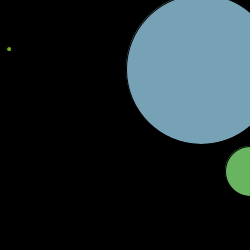
Frame 1 (no input)
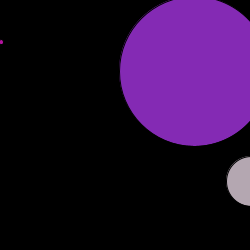
Frame 60 (the mouse pressed at the canvas centre just before this capture)
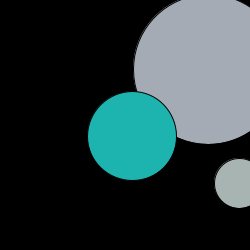
Frame 120 (the mouse held since frame 60 and released just before this capture)

The Processing sketch that drew these frames (run headless with seeded random() and noise(); from frame 60 on, the mouse is pressed at the canvas centre):

// Processing sketch: planets
// ── planets.pde
// Classes are little objects you can mess with. I'm going to define
// a Planet class here, and then I can use it later. You can add 
// additional stuff to it (a member function that gives its color, for
// example), and create functions inside of it. For more or classes,
// see this page:
//   https://processing.org/reference/class.html
class Planet {
    // You can give a class "attributes", like x and y position, and size
    float x, y, size;
    
    // This is called the constructor. It's what happens whenever you say
    // something like Point p = new Point(6.0, 17.4, 5.3).
    Planet(float xPos, float yPos, float s) {
        x = xPos;
        y = yPos;
        size = s;
    }
    
    // These are some helper functions so you can get access to the details
    float getX() {
        return x;
    }
    float getY() {
        return y;
    }
    float getSize() {
        return size;
    }
    
    // These functions will actually change the values here
    void updatePosition(float newX, float newY) {
        x = newX;
        y = newY;    
    }
    void updateSize(float newSize) {
        size = newSize;
    }
}


// This is the same as a vector, but it's of type Planet.
// You can find more about ArrayLists here:
//    https://processing.org/reference/ArrayList.html
ArrayList<Planet> planets;

void setup() {  //setup function called initially, only once
  size(250, 250);
  background(0);  //set background white
  colorMode(HSB);   //set colors to Hue, Saturation, Brightness mode
  planets = new ArrayList<Planet>();

  // Instead of push_back, use add() for ArrayLists
  planets.add(new Planet(10, 50, 5));
  planets.add(new Planet(250, 170, 50));
  planets.add(new Planet(200, 70, 150));
}

void draw() {  //draw function loops 
  // This will just move all the planets in a random direction. You'll probably want
  // to do something more.
  for (int i = 0; i < planets.size(); i++) {
     float oldX = planets.get(i).getX();
     float oldY = planets.get(i).getY();
     int direction = int(random(8));
     if (direction == 0) { // move it up one
         oldX += 1;
     } else if (direction == 1) { // move it up and right
         oldX += 1;
         oldY += 1;
     } else if (direction == 2) { // move it right
         oldY += 1;
     } else if (direction == 3) { // move it down and right
         oldX -= 1;
         oldY += 1;
     } else if (direction == 4) { // move it down
         oldY -= 1;
     } else if (direction == 5) { // move it down and left
         oldX -= 1;
         oldY -= 1;
     } else if (direction == 6) { // move it left
         oldX -= 1;
     } else if (direction == 7) { // move it up and left
         oldX += 1;
         oldY -= 1;
     }
     
     // Since planets[i] is a Planet, you can call this function on it.
     planets.get(i).updatePosition(oldX, oldY);
  }
  
  // Now, re-draw all the planets
  background(0);  //set background black
  for (int i = 0; i < planets.size(); i++) {
      fill(random(256), random(256), 180);
      float size = planets.get(i).getSize();
      ellipse(planets.get(i).getX(), planets.get(i).getY(), size, size);
  }
}

void mousePressed() {
  
  float x = mouseX;
  float y = mouseY;
  float size = random(150);
  
  // Add a new planet at this point.
  planets.add(new Planet(x, y, size));
}
